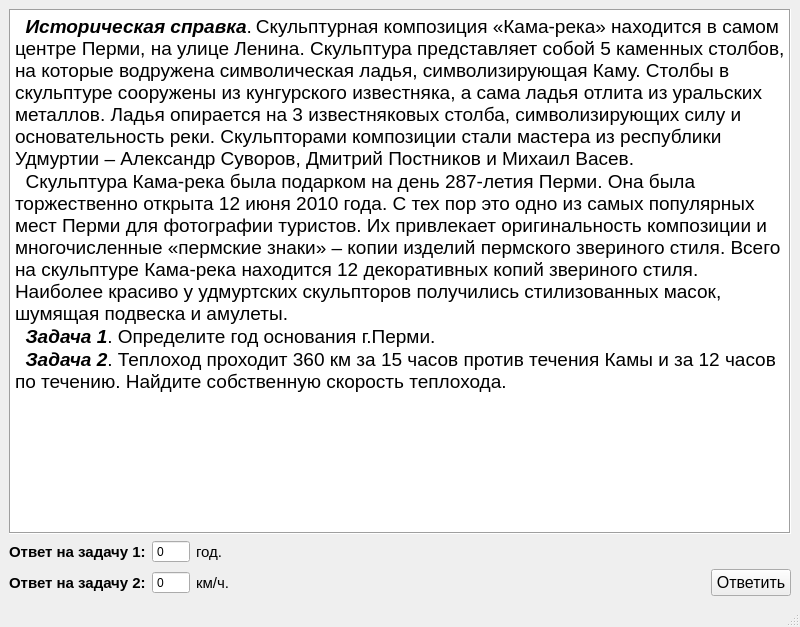
<?xml version="1.0" encoding="UTF-8"?>
<ui version="4.0">
 <class>MainWindow</class>
 <widget class="QMainWindow" name="MainWindow">
  <property name="geometry">
   <rect>
    <x>0</x>
    <y>0</y>
    <width>800</width>
    <height>627</height>
   </rect>
  </property>
  <property name="windowTitle">
   <string>Кама-река</string>
  </property>
  <widget class="QWidget" name="centralwidget">
   <layout class="QVBoxLayout" name="verticalLayout">
    <item>
     <widget class="QTextBrowser" name="textBrowser">
      <property name="frameShape">
       <enum>QFrame::Box</enum>
      </property>
      <property name="html">
       <string>&lt;!DOCTYPE HTML PUBLIC &quot;-//W3C//DTD HTML 4.0//EN&quot; &quot;http://www.w3.org/TR/REC-html40/strict.dtd&quot;&gt;
&lt;html&gt;&lt;head&gt;&lt;meta name=&quot;qrichtext&quot; content=&quot;1&quot; /&gt;&lt;style type=&quot;text/css&quot;&gt;
p, li { white-space: pre-wrap; }
&lt;/style&gt;&lt;/head&gt;&lt;body style=&quot; font-family:'MS Shell Dlg 2'; font-size:8.25pt; font-weight:400; font-style:normal;&quot;&gt;
&lt;p style=&quot; margin-top:0px; margin-bottom:0px; margin-left:0px; margin-right:0px; -qt-block-indent:0; text-indent:0px; background-color:#ffffff;&quot;&gt;&lt;span style=&quot; font-size:14pt; font-weight:600; font-style:italic; color:#000000;&quot;&gt;  Историческая справка&lt;/span&gt;&lt;span style=&quot; font-size:14pt; color:#000000;&quot;&gt;.&lt;/span&gt;&lt;span style=&quot; font-family:'Arial','sans-serif'; font-size:10.5pt; color:#565656;&quot;&gt; &lt;/span&gt;&lt;span style=&quot; font-size:14pt; color:#000000;&quot;&gt;Скульптурная композиция «Кама-река» находится в самом центре Перми, на улице Ленина. Скульптура представляет собой 5 каменных столбов, на которые водружена символическая ладья, символизирующая Каму. Столбы в скульптуре сооружены из кунгурского известняка, а сама ладья отлита из уральских металлов. Ладья опирается на 3 известняковых столба, символизирующих силу и основательность реки. Скульпторами композиции стали мастера из республики Удмуртии – Александр Суворов, Дмитрий Постников и Михаил Васев.&lt;/span&gt;&lt;span style=&quot; font-size:8pt;&quot;&gt; &lt;/span&gt;&lt;/p&gt;
&lt;p style=&quot; margin-top:0px; margin-bottom:0px; margin-left:0px; margin-right:0px; -qt-block-indent:0; text-indent:0px; background-color:#ffffff;&quot;&gt;&lt;span style=&quot; font-size:14pt; color:#000000;&quot;&gt;  Скульптура Кама-река была подарком на день 287-летия Перми. Она была торжественно открыта 12 июня 2010 года. С тех пор это одно из самых популярных мест Перми для фотографии туристов. Их привлекает оригинальность композиции и многочисленные «пермские знаки» – копии изделий пермского звериного стиля. Всего на скульптуре Кама-река находится 12 декоративных копий звериного стиля. Наиболее красиво у удмуртских скульпторов получились стилизованных масок, шумящая подвеска и амулеты.&lt;/span&gt;&lt;span style=&quot; font-size:8pt;&quot;&gt; &lt;/span&gt;&lt;/p&gt;
&lt;p style=&quot; margin-top:0px; margin-bottom:0px; margin-left:0px; margin-right:0px; -qt-block-indent:0; text-indent:0px; background-color:#ffffff;&quot;&gt;&lt;span style=&quot; font-size:14pt; font-weight:600; font-style:italic; color:#000000;&quot;&gt;  Задача 1&lt;/span&gt;&lt;span style=&quot; font-size:14pt; color:#000000;&quot;&gt;. Определите год основания г.Перми. &lt;/span&gt;&lt;/p&gt;
&lt;p style=&quot; margin-top:0px; margin-bottom:0px; margin-left:0px; margin-right:0px; -qt-block-indent:0; text-indent:0px; background-color:#ffffff;&quot;&gt;&lt;span style=&quot; font-size:14pt; font-weight:600; font-style:italic; color:#000000;&quot;&gt;  Задача 2&lt;/span&gt;&lt;span style=&quot; font-size:14pt; color:#000000;&quot;&gt;. Теплоход проходит 360 км за 15 часов против течения Камы и за 12 часов по течению. Найдите собственную скорость теплохода.&lt;/span&gt;&lt;span style=&quot; font-size:8pt;&quot;&gt; &lt;/span&gt;&lt;/p&gt;&lt;/body&gt;&lt;/html&gt;</string>
      </property>
     </widget>
    </item>
    <item>
     <layout class="QHBoxLayout" name="horizontalLayout">
      <item>
       <widget class="QLabel" name="label">
        <property name="font">
         <font>
          <pointsize>11</pointsize>
          <weight>75</weight>
          <bold>true</bold>
         </font>
        </property>
        <property name="text">
         <string>Ответ на задачу 1:</string>
        </property>
       </widget>
      </item>
      <item>
       <widget class="QSpinBox" name="firstAnswerSpinBox">
        <property name="minimumSize">
         <size>
          <width>0</width>
          <height>0</height>
         </size>
        </property>
        <property name="buttonSymbols">
         <enum>QAbstractSpinBox::NoButtons</enum>
        </property>
        <property name="minimum">
         <number>0</number>
        </property>
        <property name="maximum">
         <number>2021</number>
        </property>
        <property name="value">
         <number>0</number>
        </property>
       </widget>
      </item>
      <item>
       <widget class="QLabel" name="label_4">
        <property name="font">
         <font>
          <pointsize>11</pointsize>
          <weight>50</weight>
          <bold>false</bold>
         </font>
        </property>
        <property name="text">
         <string>год.</string>
        </property>
       </widget>
      </item>
      <item>
       <spacer name="horizontalSpacer">
        <property name="orientation">
         <enum>Qt::Horizontal</enum>
        </property>
        <property name="sizeHint" stdset="0">
         <size>
          <width>40</width>
          <height>20</height>
         </size>
        </property>
       </spacer>
      </item>
     </layout>
    </item>
    <item>
     <layout class="QHBoxLayout" name="horizontalLayout_2">
      <item>
       <widget class="QLabel" name="label_2">
        <property name="font">
         <font>
          <pointsize>11</pointsize>
          <weight>75</weight>
          <bold>true</bold>
         </font>
        </property>
        <property name="text">
         <string>Ответ на задачу 2:</string>
        </property>
       </widget>
      </item>
      <item>
       <widget class="QSpinBox" name="secondAnswerSpinBox">
        <property name="minimumSize">
         <size>
          <width>0</width>
          <height>0</height>
         </size>
        </property>
        <property name="buttonSymbols">
         <enum>QAbstractSpinBox::NoButtons</enum>
        </property>
        <property name="minimum">
         <number>0</number>
        </property>
        <property name="maximum">
         <number>2021</number>
        </property>
        <property name="value">
         <number>0</number>
        </property>
       </widget>
      </item>
      <item>
       <widget class="QLabel" name="label_3">
        <property name="font">
         <font>
          <pointsize>11</pointsize>
          <weight>50</weight>
          <bold>false</bold>
         </font>
        </property>
        <property name="text">
         <string>км/ч.</string>
        </property>
       </widget>
      </item>
      <item>
       <spacer name="horizontalSpacer_2">
        <property name="orientation">
         <enum>Qt::Horizontal</enum>
        </property>
        <property name="sizeHint" stdset="0">
         <size>
          <width>40</width>
          <height>20</height>
         </size>
        </property>
       </spacer>
      </item>
      <item>
       <widget class="QPushButton" name="pushButton">
        <property name="font">
         <font>
          <pointsize>12</pointsize>
         </font>
        </property>
        <property name="text">
         <string>Ответить</string>
        </property>
       </widget>
      </item>
     </layout>
    </item>
   </layout>
  </widget>
  <widget class="QMenuBar" name="menubar">
   <property name="geometry">
    <rect>
     <x>0</x>
     <y>0</y>
     <width>800</width>
     <height>21</height>
    </rect>
   </property>
  </widget>
  <widget class="QStatusBar" name="statusbar"/>
 </widget>
 <resources/>
 <connections/>
</ui>
